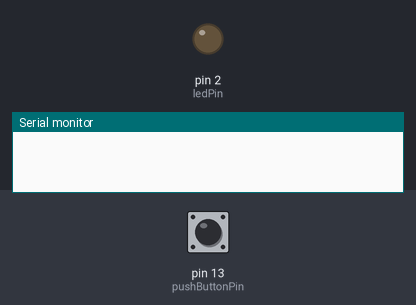
Bench run of a sketch on a simulated Arduino Uno, built with avr-gcc and run on an emulated ATmega328P. Shown: output pins drawn as LEDs (lit = HIGH), the last lines printed to the serial monitor. The inputs (shaded band) are chosen by the test bench; at power-on: pin 13 (pushButtonPin) HIGH.

Above: at 1.2 s.
1.3 s: pin 13 (pushButtonPin) pulled LOW for 3.2 s
At 5.2 s:
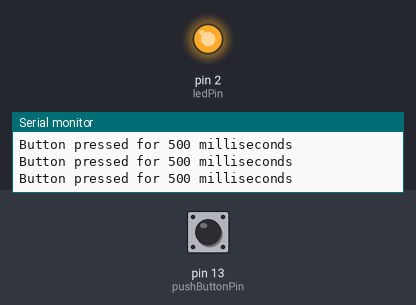
6.0 s: pin 13 (pushButtonPin) pulled LOW for 1 s
At 7.3 s:
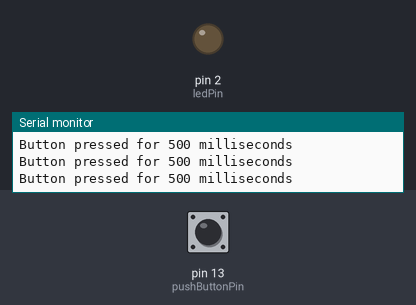
8.5 s: pin 13 (pushButtonPin) driven LOW
At 11.4 s:
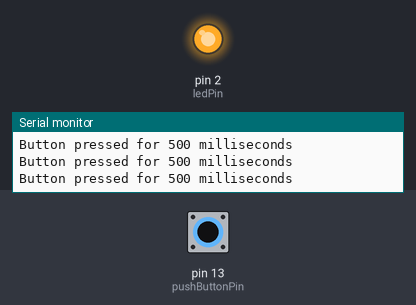
11.5 s: pin 13 (pushButtonPin) driven HIGH
At 12.3 s:
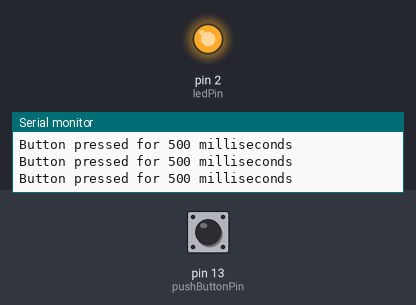
Timing chart, 0 to 14.0 s (numbered marks = the images above; inputs shaded):
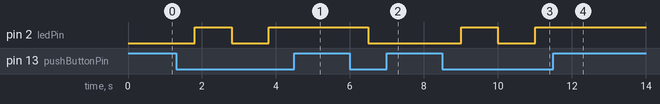

Measured:
- after the input at 1.3 s, pin 2 (ledPin): LOW → HIGH after 0.50 s, → LOW 1.0 s later, → HIGH 1.0 s later
- after the input at 6.0 s, pin 2 (ledPin): HIGH → LOW after 0.50 s
- after the input at 8.5 s, pin 2 (ledPin): LOW → HIGH after 0.50 s, → LOW 1.0 s later, → HIGH 1.0 s later
- after the input at 11.5 s, pin 2 (ledPin): stays HIGH (without the input it goes to LOW after 0.50 s)

The sketch:

Led_Lamp_with_Push_Button.ino
```cpp
const int pushButtonPin = 13;  // Pin number for the push button
const int ledPin = 2;         // Pin number for the LED

unsigned long buttonPressTime = 0;  // Variable to store the time when the button was pressed

void setup() {
  Serial.begin(9600); // initialize serial communication for debugging
  pinMode(pushButtonPin, INPUT_PULLUP);  // Set the push button pin as input with internal pull-up resistor
  pinMode(ledPin, OUTPUT);  // Set the LED pin as output
}

void loop() {
  // Check if the push button is pressed
  if (digitalRead(pushButtonPin) == LOW) {
    if (buttonPressTime == 0) {
      buttonPressTime = millis();  // Record the time when the button is first pressed
    }

    // Check if the button has been pressed for 500 milliseconds
    if (millis() - buttonPressTime >= 500) {
      Serial.println("Button pressed for 500 milliseconds");
      digitalWrite(ledPin, !digitalRead(ledPin));  // Toggle the state of the LED
      buttonPressTime = 0;  // Reset the button press time
      delay(500);  // Add a small delay to debounce the button
    }
  } else {
    buttonPressTime = 0;  // Reset the button press time if the button is not pressed
  }
}
```
